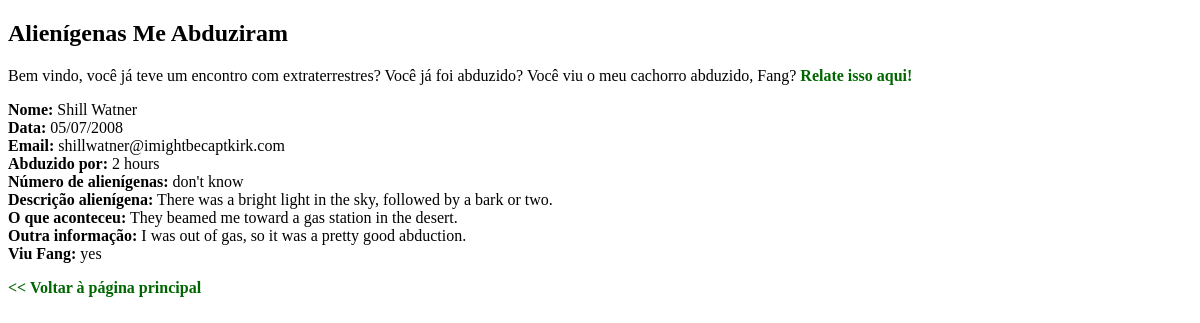
The page /index.php?abduction_id=8 on the database its author committed.
### tables this page shows
CREATE TABLE `aliens_abduction` (
  `abduction_id` INT AUTO_INCREMENT,
  `first_name` VARCHAR(30),
  `last_name` VARCHAR(30),
  `when_it_happened` DATE,
  `how_long` VARCHAR(30),
  `how_many` VARCHAR(30),
  `alien_description` VARCHAR(100),
  `what_they_did` VARCHAR(100),
  `fang_spotted` VARCHAR(10),
  `other` VARCHAR(100),
  `email` VARCHAR(50),
  PRIMARY KEY (`abduction_id`)
);

### controllers/index.php (called while the page is built)
<?php
    if ( isset ( $_GET['abduction_id'] ) ) {
        $data = $dal -> select ( $_GET['abduction_id'] );
    } else {
        $data = $dal -> select ( null, $limit = 5 );
    }
    require_once 'views/template.php';

### models/DALAlienAbduction.php (called while the page is built, shortened)
<?php
class DALAlienAbduction
{
	private $con;
	public function __construct ( $con )
	{
		$this -> con = $con;
	}
	public function select ( $abduction_id = 0, $limit = 0 )
	{
		if ( $abduction_id > 0 ) {
			return $this -> select_alien_abduction ( $abduction_id );
		} else if ( $limit != 0 ) {
			return $this -> select_all_limit ( $limit );
		} else {
			return $this -> select_all ( );
		}
	}
	public function select_alien_abduction ( $abduction_id )
	{
		$sql = "SELECT * FROM aliens_abduction WHERE abduction_id = '{$abduction_id}'";
		$result = $this -> con -> query ( $sql );
		$alien_abduction = $result -> fetch_object ( 'AlienAbduction' );
		return $alien_abduction;
	}
}

### models/AlienAbduction.php (called while the page is built, shortened)
<?php
class AlienAbduction
{
	private $first_name;
	private $last_name;
	private $when_it_happened;
	private $how_long;
	private $how_many;
	private $alien_description;
	private $what_they_did;
	private $fang_spotted;
	private $other;
	private $email;
	public function getFirstName ( )
	{
		return $this -> first_name;
	}
	public function getLastName ( )
	{
		return $this -> last_name;
	}
	public function getWhenItHappened ( )
	{
		return $this -> when_it_happened;
	}
	public function getHowLong ( )
	{
		return $this -> how_long;
	}
	public function getHowMany ( )
	{
		return $this -> how_many;
	}
	public function getAlienDescription ( )
	{
		return $this -> alien_description;
	}
	public function getWhatTheyDid ( )
	{
		return $this -> what_they_did;
	}
	public function getFangSpotted ( )
	{
		return $this -> fang_spotted;
	}
	public function getOther ( )
	{
		return $this -> other;
	}
	public function getEmail ( )
	{
		return $this -> email;
	}
}

### helpers/helpers.php (called while the page is built, shortened)
<?php
function date_to_br ( $date ) {
	$parts = explode ( '-', $date );
	$object_date = DateTime::createFromFormat ( 'Y-m-d', $date );
	return $object_date -> format ( 'd/m/Y' );
}

### views/template.php (the view, shortened to what this page needs)
<!DOCTYPE html>
<html lang="pt-br">
    <head>
        <link rel="stylesheet" type="text/css" href="assets/style.css" />
    </head>
    <body>
        <h2>Alienígenas Me Abduziram</h2>
        <p>
            Bem vindo, você já teve um encontro com extraterrestres? Você já foi abduzido? Você viu o meu
            cachorro abduzido, Fang? <a href="?rota=report">Relate isso aqui!</a>
        </p>
        <?php if ( is_object ( $data ) ) : ?>
            <p>
                <strong>Nome:</strong> <?= $data -> getFirstName ( ) . ' ' . $data -> getLastName ( ) ?>
                <br />
                <strong>Data:</strong> <?= date_to_br ( $data -> getWhenItHappened ( ) ) ?><br />
                <strong>Email:</strong> <?= $data -> getEmail ( ) ?><br />
                <strong>Abduzido por:</strong> <?= $data -> getHowLong ( ) ?><br />
                <strong>Número de alienígenas:</strong> <?= $data -> getHowMany ( ) ?><br />
                <strong>Descrição alienígena:</strong> <?= $data -> getAlienDescription ( ) ?><br />
                <strong>O que aconteceu:</strong> <?= $data -> getWhatTheyDid ( ) ?><br />
                <strong>Outra informação:</strong> <?= $data -> getOther ( ) ?><br />
                <strong>Viu Fang:</strong> <?= $data -> getFangSpotted ( ) ?>
            </p>
            <p><a href="index.php">&lt;&lt; Voltar à página principal</a></p>
        <?php endif ?>
    </body>
</html>

### assets/style.css (style rules this page uses)
a { text-decoration: none; font-weight: bold; }
a:link { color: #006600; }

### rows shown on the page
aliens_abduction: first_name "Shill", last_name "Watner", when_it_happened "05/07/2008", email "shillwatner@imightbecaptkirk.com", how_long "2 hours", how_many "don't know", alien_description "There was a bright light in the sky, followed by a bark or two.", what_they_did "They beamed me toward a gas station in the desert.", other "I was out of gas, so it was a pretty good abduction.", fang_spotted "yes"
